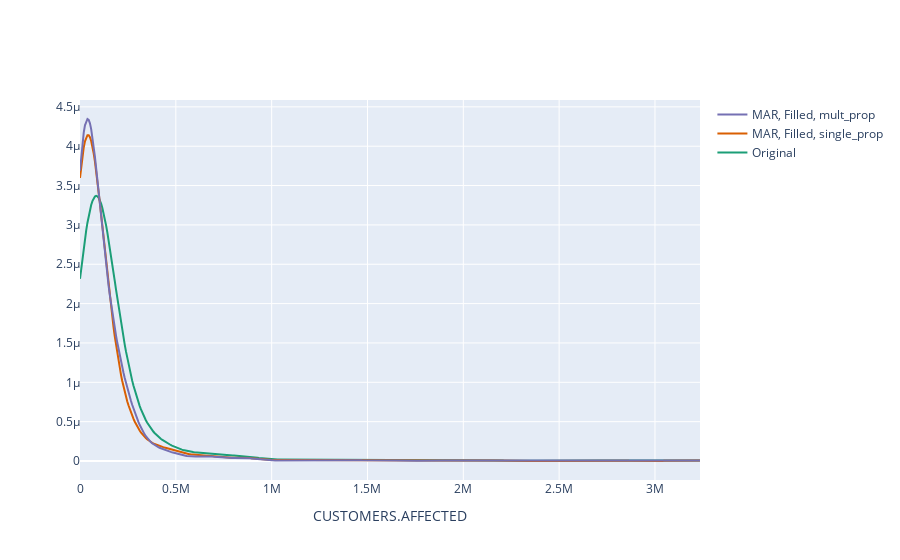

This figure's notebook cell:
### Code cell
def multiple_kdes(df_map, col, title=""):
    values = [df_map[key][col].dropna() for key in df_map]
    labels = list(df_map.keys())
    fig = ff.create_distplot(
        hist_data=values,
        group_labels=labels,
        show_rug=False,
        show_hist=False,
        colors=px.colors.qualitative.Dark2[: len(df_map)],
    )
 
    return fig.update_layout(title=title).update_xaxes(title=col)



multiple_kdes({'Original': outage_df, 'MAR, Filled, single_prop': imputed_cus_df, 'MAR, Filled, mult_prop':mimputed_cus_df},'CUSTOMERS.AFFECTED')

### Figure 1 — Plotly figure (JSON) as saved in the notebook; plotly's stock layout.template omitted (floating-point values rounded to 4 significant figures; data arrays with more than 128 entries replaced by an {"elided": "..."} marker saying what was removed)
{"data": [{"legendgroup": "Original", "marker": {"color": "rgb(27,158,119)"}, "mode": "lines", "name": "Original", "showlegend": true, "type": "scatter", "x": {"elided": "500 float values"}, "xaxis": "x", "y": {"elided": "500 float values"}, "yaxis": "y"}, {"legendgroup": "MAR, Filled, single_prop", "marker": {"color": "rgb(217,95,2)"}, "mode": "lines", "name": "MAR, Filled, single_prop", "showlegend": true, "type": "scatter", "x": {"elided": "500 float values"}, "xaxis": "x", "y": {"elided": "500 float values"}, "yaxis": "y"}, {"legendgroup": "MAR, Filled, mult_prop", "marker": {"color": "rgb(117,112,179)"}, "mode": "lines", "name": "MAR, Filled, mult_prop", "showlegend": true, "type": "scatter", "x": {"elided": "500 float values"}, "xaxis": "x", "y": {"elided": "500 float values"}, "yaxis": "y"}], "layout": {"barmode": "overlay", "hovermode": "closest", "legend": {"traceorder": "reversed"}, "title": {"text": ""}, "xaxis": {"anchor": "y2", "domain": [0, 1], "title": {"text": "CUSTOMERS.AFFECTED"}, "zeroline": false}, "yaxis": {"anchor": "free", "domain": [0, 1], "position": 0}}}
